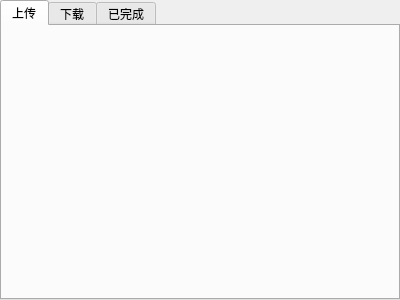
<?xml version="1.0" encoding="UTF-8"?>
<ui version="4.0">
 <class>TaskWindow</class>
 <widget class="QWidget" name="TaskWindow">
  <property name="geometry">
   <rect>
    <x>0</x>
    <y>0</y>
    <width>400</width>
    <height>300</height>
   </rect>
  </property>
  <property name="windowTitle">
   <string>Form</string>
  </property>
  <layout class="QGridLayout" name="gridLayout">
   <property name="leftMargin">
    <number>0</number>
   </property>
   <property name="topMargin">
    <number>0</number>
   </property>
   <property name="rightMargin">
    <number>0</number>
   </property>
   <property name="bottomMargin">
    <number>0</number>
   </property>
   <item row="0" column="0">
    <widget class="QTabWidget" name="tabWidget">
     <property name="currentIndex">
      <number>0</number>
     </property>
     <widget class="UploadPage" name="uploadPage">
      <attribute name="title">
       <string>上传</string>
      </attribute>
     </widget>
     <widget class="DownloadPage" name="downloadPage">
      <attribute name="title">
       <string>下载</string>
      </attribute>
     </widget>
     <widget class="CompletedPage" name="completedPage">
      <attribute name="title">
       <string>已完成</string>
      </attribute>
     </widget>
    </widget>
   </item>
  </layout>
 </widget>
 <customwidgets>
  <customwidget>
   <class>DownloadPage</class>
   <extends>QWidget</extends>
   <header>submodule/taskwindow/downloadpage.h</header>
   <container>1</container>
  </customwidget>
  <customwidget>
   <class>UploadPage</class>
   <extends>QWidget</extends>
   <header>submodule/taskwindow/uploadpage.h</header>
   <container>1</container>
  </customwidget>
  <customwidget>
   <class>CompletedPage</class>
   <extends>QWidget</extends>
   <header>submodule/taskwindow/completedpage.h</header>
   <container>1</container>
  </customwidget>
 </customwidgets>
 <resources/>
 <connections/>
</ui>
